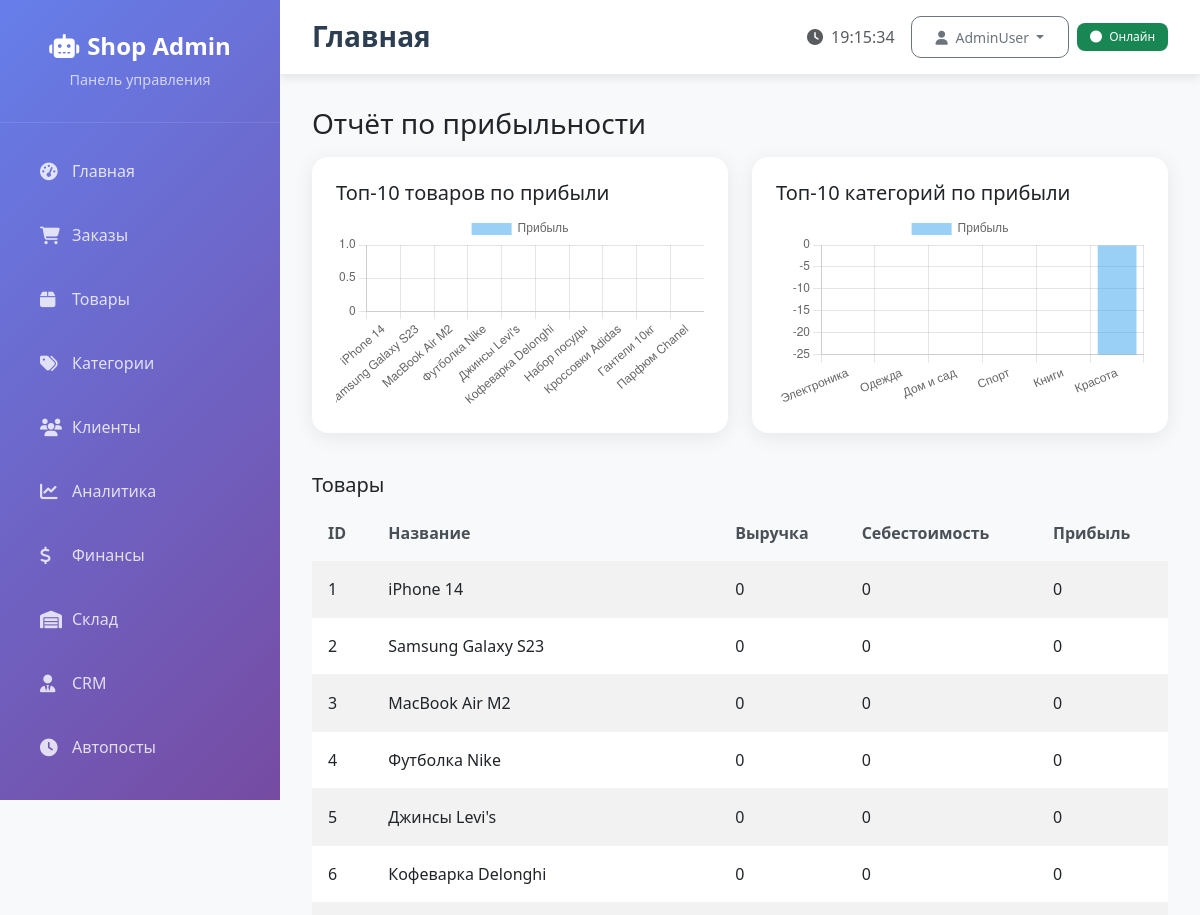
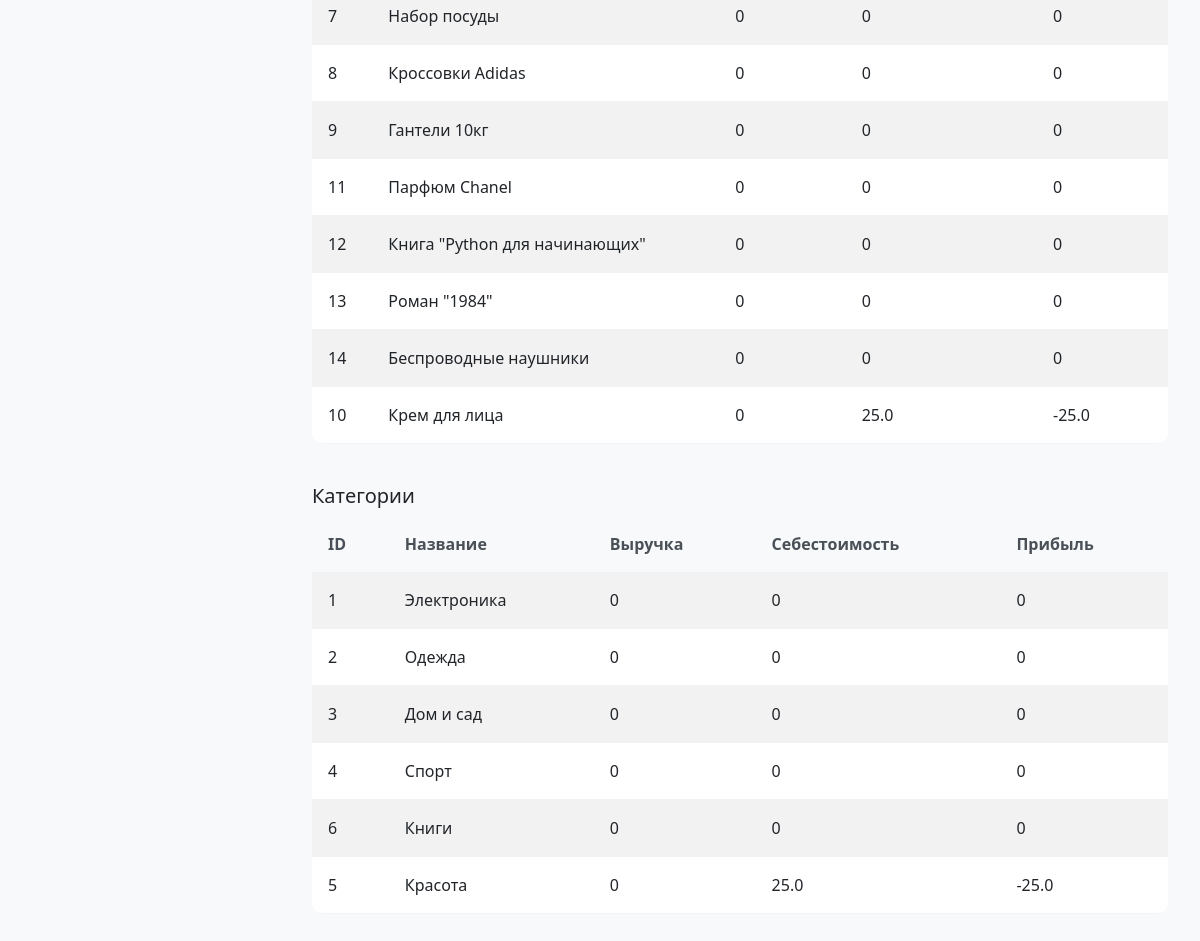
/reports/profit (signed in), run on the app's committed database (2 pictures, top to bottom).
### tables this page shows
CREATE TABLE products (
    id INTEGER PRIMARY KEY AUTOINCREMENT,
    name TEXT NOT NULL,
    description TEXT,
    price REAL NOT NULL,
    category_id INTEGER,
    subcategory_id INTEGER,
    brand TEXT,
    image_url TEXT,
    stock INTEGER DEFAULT 0,
    views INTEGER DEFAULT 0,
    sales_count INTEGER DEFAULT 0,
    is_active INTEGER DEFAULT 1,
    cost_price REAL DEFAULT 0,
    original_price REAL,
    created_at TIMESTAMP DEFAULT CURRENT_TIMESTAMP,
    updated_at TIMESTAMP DEFAULT CURRENT_TIMESTAMP,
    FOREIGN KEY (category_id) REFERENCES categories (id),
    FOREIGN KEY (subcategory_id) REFERENCES subcategories (id)
);

CREATE TABLE categories (
    id INTEGER PRIMARY KEY AUTOINCREMENT,
    name TEXT NOT NULL,
    description TEXT,
    emoji TEXT,
    is_active INTEGER DEFAULT 1,
    created_at TIMESTAMP DEFAULT CURRENT_TIMESTAMP
);

### web_admin/app.py (the view)
    def decorated_function(*args, **kwargs):
        if not session.get('logged_in'):
            return redirect(url_for('login'))
        return f(*args, **kwargs)

### database.py (called while the page is built)
    def execute_query(self, query, params=None):
        try:
            conn = sqlite3.connect(self.db_path)
            cursor = conn.cursor()
            if params:
                cursor.execute(query, params)
            else:
                cursor.execute(query)
            q = query.strip().upper()
            if q.startswith('SELECT'):
                result = cursor.fetchall()
            else:
                conn.commit()
                op = q.split()[0]
                if op == 'INSERT':
                    result = cursor.lastrowid
                else:
                    result = cursor.rowcount
            return result
        except Exception as e:
            logging.info(f"Ошибка выполнения запроса: {e}")
            return None
        finally:
            if 'conn' in locals():
                conn.close()

### web_admin/app.py (called while the page is built)
def login_required(f):
    def decorated_function(*args, **kwargs):
        if not session.get('logged_in'):
            return redirect(url_for('login'))
        return f(*args, **kwargs)
    decorated_function.__name__ = f.__name__
    return decorated_function

### web_admin/templates/report_profit.html (shortened to what this page needs)
{% extends 'base.html' %}
{% block content %}
<h1 class="h3 mb-3">Отчёт по прибыльности</h1>
<div class="row">
  <div class="col-lg-6">
    <div class="card mb-3"><div class="card-body">
      <h5 class="card-title">Топ-10 товаров по прибыли</h5>
      <canvas id="chartProducts" height="160"></canvas>
    </div></div>
  </div>
  <div class="col-lg-6">
    <div class="card mb-3"><div class="card-body">
      <h5 class="card-title">Топ-10 категорий по прибыли</h5>
      <canvas id="chartCategories" height="160"></canvas>
    </div></div>
  </div>
</div>
<h5 class="mt-4">Товары</h5>
<div class="table-responsive">
<table class="table table-sm table-striped">
  <thead><tr><th>ID</th><th>Название</th><th>Выручка</th><th>Себестоимость</th><th>Прибыль</th></tr></thead>
  <tbody>
  {% for r in product_rows %}
    <tr><td>{{ r[0] }}</td><td>{{ r[1] }}</td><td>{{ r[2] }}</td><td>{{ r[3] }}</td><td>{{ r[4] }}</td></tr>
  {% endfor %}
  </tbody>
</table>
</div>
<h5 class="mt-4">Категории</h5>
<div class="table-responsive">
<table class="table table-sm table-striped">
  <thead><tr><th>ID</th><th>Название</th><th>Выручка</th><th>Себестоимость</th><th>Прибыль</th></tr></thead>
  <tbody>
  {% for r in category_rows %}
    <tr><td>{{ r[0] }}</td><td>{{ r[1] }}</td><td>{{ r[2] }}</td><td>{{ r[3] }}</td><td>{{ r[4] }}</td></tr>
  {% endfor %}
  </tbody>
</table>
</div>
<script>
const tp = {{ top_products|tojson }};
const tc = {{ top_categories|tojson }};
new Chart(document.getElementById('chartProducts'), {
  type: 'bar',
  data: {
    labels: tp.map(x => x.name),
    datasets: [{label:'Прибыль', data: tp.map(x => x.profit)}]
  },
});
new Chart(document.getElementById('chartCategories'), {
  type: 'bar',
  data: {
    labels: tc.map(x => x.name),
    datasets: [{label:'Прибыль', data: tc.map(x => x.profit)}]
  },
});
</script>
{% endblock %}

### web_admin/static/css/admin.css (style rules this page uses)
:root { --primary-gradient: linear-gradient(135deg, #667eea 0%, #764ba2 100%); --success-gradient: linear-gradient(135deg, #11998e 0%, #38ef7d 100%); --warning-gradient: linear-gradient(135deg, #f093fb 0%, #f5576c 100%); --info-gradient: linear-gradient(135deg, #4facfe 0%, #00f2fe 100%); --sidebar-width: 280px; }
body { font-family: 'Segoe UI', Tahoma, Geneva, Verdana, sans-serif; background-color: #f8f9fa; }
.card { border: none; border-radius: 16px; box-shadow: 0 4px 20px rgba(0,0,0,0.08); transition: all 0.3s ease; overflow: hidden; }
.card-body { padding: 1.5rem; }
.table { border-radius: 12px; overflow: hidden; }
.table thead th { background-color: #f8f9fa; border: none; font-weight: 600; color: #495057; padding: 1rem; }
.table tbody td { padding: 1rem; border-color: #f1f3f4; vertical-align: middle; }
.card { animation: fadeInUp 0.6s ease-out; }

### data on the page
products: id "1", name "iPhone 14", r "0"
products: id "2", name "Samsung Galaxy S23", r "0"
products: id "3", name "MacBook Air M2", r "0"
products: id "4", name "Футболка Nike", r "0"
products: id "5", name "Джинсы Levi's", r "0"
products: id "6", name "Кофеварка Delonghi", r "0"
products: id "7", name "Набор посуды", r "0"
products: id "8", name "Кроссовки Adidas", r "0"
products: id "9", name "Гантели 10кг", sales_count "0"
products: id "11", name "Парфюм Chanel", r "0"
products: id "12", name "Книга \"Python для начинающих\"", sales_count "0"
products: id "13", name "Роман \"1984\"", r "0"
products: id "14", name "Беспроводные наушники", sales_count "0"
products: id "10", name "Крем для лица", sales_count "0", cost_price "25.0", r "-25.0"
categories: id "1", name "Электроника", r "0"
categories: id "2", name "Одежда", r "0"
categories: id "3", name "Дом и сад", r "0"
categories: id "4", name "Спорт", r "0"
categories: id "6", name "Книги", r "0"
categories: id "5", name "Красота", r "0", r "25.0", r "-25.0"
